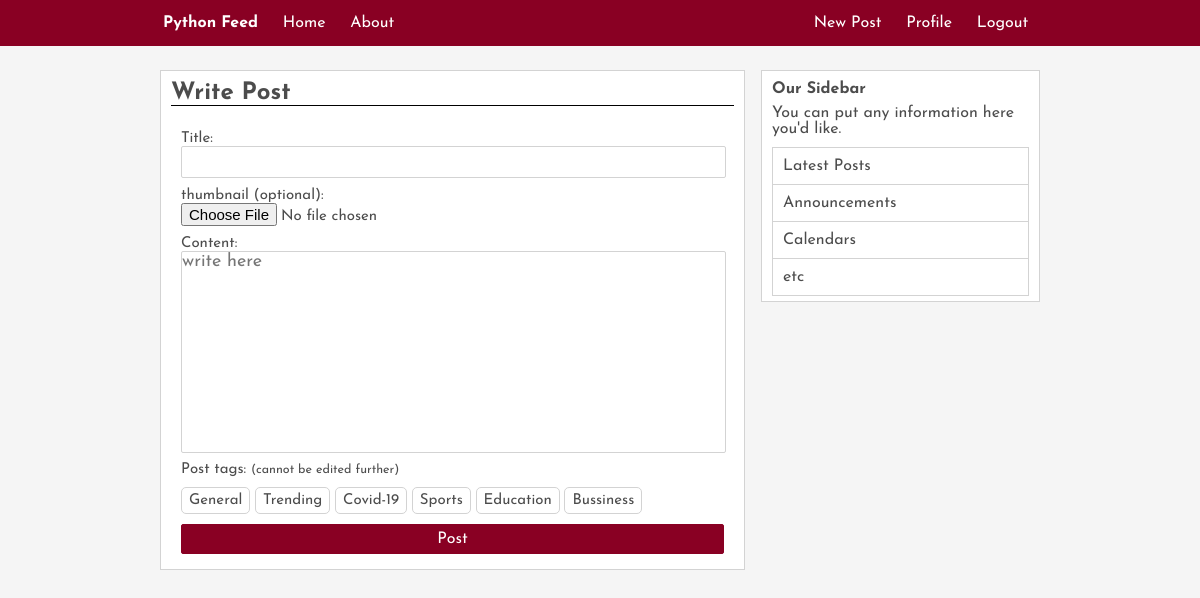
The app's page /post/new/ (signed in) with its own data.
### mainapp/models.py (models this page shows, shortened)
class PostTag(models.Model):
    name=models.CharField(max_length=30)

### mainapp/views.py (the view)
# urls.py: path('new/',CreatePost,name='newpost'),
@login_required
def CreatePost(request):
    tag_list=PostTag.objects.all()
    if request.method=='POST':
        form=CreatePostForm(request.POST,request.FILES)
        if form.is_valid():
            form.instance.author=request.user
            tag_query_set=PostTag.objects.filter(name__in=request.POST.getlist('tags'))
            form.instance.save()
            if tag_query_set.count()==0:
                form.instance.tags.add(PostTag.objects.get('General'))
            else:
                for tag in tag_query_set:
                    form.instance.tags.add(tag)
            return redirect(form.instance.get_absolute_url())
    else:
        form=CreatePostForm()
    return render(request,'mainapp/createpost.html',{'form':form,'title':'Create Post','tag_list':tag_list})

### mainapp/forms.py
class CreatePostForm(forms.ModelForm):
    title=forms.CharField(max_length=100,widget=forms.TextInput(
        attrs={
            'class':'fw size-30',
        }
    ))
    content=forms.CharField(max_length=5000,widget=forms.Textarea(
        attrs={
            'class':'fw size-400',
            'placeholder':'write here'
        }
    ))
    post_thumnail=forms.ImageField(label='thumbnail (optional):',required=False)
    class Meta:
        model=Post
        fields=['title','post_thumnail','content']

### mainapp/templates/mainapp/createpost.html (shortened to what this page needs)
{% extends 'accounts/base.html' %}
{% block content%}
    <div class="blog-main-content">
        <div class="blog-header">
            <h2>Write Post</h2>
        </div>
        <div class="form-content">
            <form method='POST' enctype="multipart/form-data">
                {{form}}
                <p style='margin-top:5px;'>Post tags: <small>(cannot be edited further)</small></p>
                <div class='tag-container'>
                {% for tag in tag_list %}
                <label>
                    <p class='btn-type'  id='django'>{{tag.name}}</p>
                </label>
                {% endfor %}
                </div>
                <input type="submit" class='btn-form size-30 fw' value="Post">
            </form>
        </div>
    </div>
{% endblock %}

### accounts/static/accounts/style.css (style rules this page uses)
* { margin:0px; padding:0px; font-family: 'Josefin Sans', sans-serif; }
body { background-color:whitesmoke; margin:0px; }
.blog-main-content { background-color:#fff; border:1px solid lightgrey; margin:0px 0px 10px 0px; padding:10px 10px 5px 10px; }
.form-content { padding:10px; font-size:15px; }
.btn-type { padding:5px 7px; border:1px solid lightgrey; border-radius: 5px; cursor: pointer; }

### accounts/static/accounts/register.css (style rules this page uses)
#id_post_thumnail { width:100%; outline:none; font-size:15px; }
.fw { width:100%; border-radius:2px; outline:none; border:1px solid lightgrey; font-size:18px; }
.size-30 { height: 30px; }
.size-400 { height: 200px; resize: none; }
.form-content label { display:inline-block; margin-top:10px; }
.blog-header { margin-bottom: 5px; border-bottom:1px solid black; }
.btn-form { background-color:#890023; color:white; font-size:16px; margin-top:10px; border:1px solid #890023; }

### records on screen
PostTag: name "General"
PostTag: name "Trending"
PostTag: name "Covid-19"
PostTag: name "Sports"
PostTag: name "Education"
PostTag: name "Bussiness"
